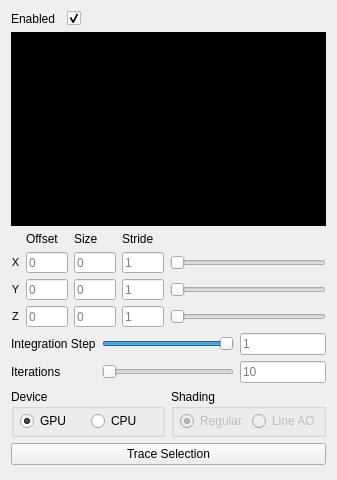
<?xml version="1.0" encoding="UTF-8"?>
<ui version="4.0">
 <class>tractography_toolbox</class>
 <widget class="QWidget" name="tractography_toolbox">
  <property name="geometry">
   <rect>
    <x>0</x>
    <y>0</y>
    <width>337</width>
    <height>480</height>
   </rect>
  </property>
  <property name="windowTitle">
   <string>Tractography Toolbox</string>
  </property>
  <layout class="QGridLayout" name="gridLayout">
   <item row="0" column="0">
    <widget class="QLabel" name="label_enabled">
     <property name="text">
      <string>Enabled</string>
     </property>
    </widget>
   </item>
   <item row="0" column="1">
    <widget class="QCheckBox" name="checkbox_enabled">
     <property name="sizePolicy">
      <sizepolicy hsizetype="Preferred" vsizetype="Preferred">
       <horstretch>0</horstretch>
       <verstretch>0</verstretch>
      </sizepolicy>
     </property>
     <property name="layoutDirection">
      <enum>Qt::LeftToRight</enum>
     </property>
     <property name="text">
      <string/>
     </property>
     <property name="checked">
      <bool>true</bool>
     </property>
    </widget>
   </item>
   <item row="1" column="0" colspan="5">
    <widget class="QxtLetterBoxWidget" name="letterbox">
     <property name="sizePolicy">
      <sizepolicy hsizetype="Expanding" vsizetype="Expanding">
       <horstretch>0</horstretch>
       <verstretch>4</verstretch>
      </sizepolicy>
     </property>
     <layout class="QGridLayout" name="gridLayout_2">
      <property name="leftMargin">
       <number>0</number>
      </property>
      <property name="topMargin">
       <number>0</number>
      </property>
      <property name="rightMargin">
       <number>0</number>
      </property>
      <property name="bottomMargin">
       <number>0</number>
      </property>
      <property name="spacing">
       <number>0</number>
      </property>
      <item row="1" column="0">
       <widget class="pli::roi_selector" name="image">
        <property name="sizePolicy">
         <sizepolicy hsizetype="Ignored" vsizetype="Ignored">
          <horstretch>0</horstretch>
          <verstretch>0</verstretch>
         </sizepolicy>
        </property>
        <property name="minimumSize">
         <size>
          <width>0</width>
          <height>0</height>
         </size>
        </property>
        <property name="palette">
         <palette>
          <active>
           <colorrole role="WindowText">
            <brush brushstyle="SolidPattern">
             <color alpha="255">
              <red>255</red>
              <green>255</green>
              <blue>255</blue>
             </color>
            </brush>
           </colorrole>
           <colorrole role="Button">
            <brush brushstyle="SolidPattern">
             <color alpha="255">
              <red>0</red>
              <green>0</green>
              <blue>0</blue>
             </color>
            </brush>
           </colorrole>
           <colorrole role="Light">
            <brush brushstyle="SolidPattern">
             <color alpha="255">
              <red>0</red>
              <green>0</green>
              <blue>0</blue>
             </color>
            </brush>
           </colorrole>
           <colorrole role="Midlight">
            <brush brushstyle="SolidPattern">
             <color alpha="255">
              <red>0</red>
              <green>0</green>
              <blue>0</blue>
             </color>
            </brush>
           </colorrole>
           <colorrole role="Dark">
            <brush brushstyle="SolidPattern">
             <color alpha="255">
              <red>0</red>
              <green>0</green>
              <blue>0</blue>
             </color>
            </brush>
           </colorrole>
           <colorrole role="Mid">
            <brush brushstyle="SolidPattern">
             <color alpha="255">
              <red>0</red>
              <green>0</green>
              <blue>0</blue>
             </color>
            </brush>
           </colorrole>
           <colorrole role="Text">
            <brush brushstyle="SolidPattern">
             <color alpha="255">
              <red>255</red>
              <green>255</green>
              <blue>255</blue>
             </color>
            </brush>
           </colorrole>
           <colorrole role="BrightText">
            <brush brushstyle="SolidPattern">
             <color alpha="255">
              <red>255</red>
              <green>255</green>
              <blue>255</blue>
             </color>
            </brush>
           </colorrole>
           <colorrole role="ButtonText">
            <brush brushstyle="SolidPattern">
             <color alpha="255">
              <red>255</red>
              <green>255</green>
              <blue>255</blue>
             </color>
            </brush>
           </colorrole>
           <colorrole role="Base">
            <brush brushstyle="SolidPattern">
             <color alpha="255">
              <red>0</red>
              <green>0</green>
              <blue>0</blue>
             </color>
            </brush>
           </colorrole>
           <colorrole role="Window">
            <brush brushstyle="SolidPattern">
             <color alpha="255">
              <red>0</red>
              <green>0</green>
              <blue>0</blue>
             </color>
            </brush>
           </colorrole>
           <colorrole role="Shadow">
            <brush brushstyle="SolidPattern">
             <color alpha="255">
              <red>0</red>
              <green>0</green>
              <blue>0</blue>
             </color>
            </brush>
           </colorrole>
           <colorrole role="AlternateBase">
            <brush brushstyle="SolidPattern">
             <color alpha="255">
              <red>0</red>
              <green>0</green>
              <blue>0</blue>
             </color>
            </brush>
           </colorrole>
           <colorrole role="ToolTipBase">
            <brush brushstyle="SolidPattern">
             <color alpha="255">
              <red>255</red>
              <green>255</green>
              <blue>220</blue>
             </color>
            </brush>
           </colorrole>
           <colorrole role="ToolTipText">
            <brush brushstyle="SolidPattern">
             <color alpha="255">
              <red>0</red>
              <green>0</green>
              <blue>0</blue>
             </color>
            </brush>
           </colorrole>
          </active>
          <inactive>
           <colorrole role="WindowText">
            <brush brushstyle="SolidPattern">
             <color alpha="255">
              <red>255</red>
              <green>255</green>
              <blue>255</blue>
             </color>
            </brush>
           </colorrole>
           <colorrole role="Button">
            <brush brushstyle="SolidPattern">
             <color alpha="255">
              <red>0</red>
              <green>0</green>
              <blue>0</blue>
             </color>
            </brush>
           </colorrole>
           <colorrole role="Light">
            <brush brushstyle="SolidPattern">
             <color alpha="255">
              <red>0</red>
              <green>0</green>
              <blue>0</blue>
             </color>
            </brush>
           </colorrole>
           <colorrole role="Midlight">
            <brush brushstyle="SolidPattern">
             <color alpha="255">
              <red>0</red>
              <green>0</green>
              <blue>0</blue>
             </color>
            </brush>
           </colorrole>
           <colorrole role="Dark">
            <brush brushstyle="SolidPattern">
             <color alpha="255">
              <red>0</red>
              <green>0</green>
              <blue>0</blue>
             </color>
            </brush>
           </colorrole>
           <colorrole role="Mid">
            <brush brushstyle="SolidPattern">
             <color alpha="255">
              <red>0</red>
              <green>0</green>
              <blue>0</blue>
             </color>
            </brush>
           </colorrole>
           <colorrole role="Text">
            <brush brushstyle="SolidPattern">
             <color alpha="255">
              <red>255</red>
              <green>255</green>
              <blue>255</blue>
             </color>
            </brush>
           </colorrole>
           <colorrole role="BrightText">
            <brush brushstyle="SolidPattern">
             <color alpha="255">
              <red>255</red>
              <green>255</green>
              <blue>255</blue>
             </color>
            </brush>
           </colorrole>
           <colorrole role="ButtonText">
            <brush brushstyle="SolidPattern">
             <color alpha="255">
              <red>255</red>
              <green>255</green>
              <blue>255</blue>
             </color>
            </brush>
           </colorrole>
           <colorrole role="Base">
            <brush brushstyle="SolidPattern">
             <color alpha="255">
              <red>0</red>
              <green>0</green>
              <blue>0</blue>
             </color>
            </brush>
           </colorrole>
           <colorrole role="Window">
            <brush brushstyle="SolidPattern">
             <color alpha="255">
              <red>0</red>
              <green>0</green>
              <blue>0</blue>
             </color>
            </brush>
           </colorrole>
           <colorrole role="Shadow">
            <brush brushstyle="SolidPattern">
             <color alpha="255">
              <red>0</red>
              <green>0</green>
              <blue>0</blue>
             </color>
            </brush>
           </colorrole>
           <colorrole role="AlternateBase">
            <brush brushstyle="SolidPattern">
             <color alpha="255">
              <red>0</red>
              <green>0</green>
              <blue>0</blue>
             </color>
            </brush>
           </colorrole>
           <colorrole role="ToolTipBase">
            <brush brushstyle="SolidPattern">
             <color alpha="255">
              <red>255</red>
              <green>255</green>
              <blue>220</blue>
             </color>
            </brush>
           </colorrole>
           <colorrole role="ToolTipText">
            <brush brushstyle="SolidPattern">
             <color alpha="255">
              <red>0</red>
              <green>0</green>
              <blue>0</blue>
             </color>
            </brush>
           </colorrole>
          </inactive>
          <disabled>
           <colorrole role="WindowText">
            <brush brushstyle="SolidPattern">
             <color alpha="255">
              <red>0</red>
              <green>0</green>
              <blue>0</blue>
             </color>
            </brush>
           </colorrole>
           <colorrole role="Button">
            <brush brushstyle="SolidPattern">
             <color alpha="255">
              <red>0</red>
              <green>0</green>
              <blue>0</blue>
             </color>
            </brush>
           </colorrole>
           <colorrole role="Light">
            <brush brushstyle="SolidPattern">
             <color alpha="255">
              <red>0</red>
              <green>0</green>
              <blue>0</blue>
             </color>
            </brush>
           </colorrole>
           <colorrole role="Midlight">
            <brush brushstyle="SolidPattern">
             <color alpha="255">
              <red>0</red>
              <green>0</green>
              <blue>0</blue>
             </color>
            </brush>
           </colorrole>
           <colorrole role="Dark">
            <brush brushstyle="SolidPattern">
             <color alpha="255">
              <red>0</red>
              <green>0</green>
              <blue>0</blue>
             </color>
            </brush>
           </colorrole>
           <colorrole role="Mid">
            <brush brushstyle="SolidPattern">
             <color alpha="255">
              <red>0</red>
              <green>0</green>
              <blue>0</blue>
             </color>
            </brush>
           </colorrole>
           <colorrole role="Text">
            <brush brushstyle="SolidPattern">
             <color alpha="255">
              <red>0</red>
              <green>0</green>
              <blue>0</blue>
             </color>
            </brush>
           </colorrole>
           <colorrole role="BrightText">
            <brush brushstyle="SolidPattern">
             <color alpha="255">
              <red>255</red>
              <green>255</green>
              <blue>255</blue>
             </color>
            </brush>
           </colorrole>
           <colorrole role="ButtonText">
            <brush brushstyle="SolidPattern">
             <color alpha="255">
              <red>0</red>
              <green>0</green>
              <blue>0</blue>
             </color>
            </brush>
           </colorrole>
           <colorrole role="Base">
            <brush brushstyle="SolidPattern">
             <color alpha="255">
              <red>0</red>
              <green>0</green>
              <blue>0</blue>
             </color>
            </brush>
           </colorrole>
           <colorrole role="Window">
            <brush brushstyle="SolidPattern">
             <color alpha="255">
              <red>0</red>
              <green>0</green>
              <blue>0</blue>
             </color>
            </brush>
           </colorrole>
           <colorrole role="Shadow">
            <brush brushstyle="SolidPattern">
             <color alpha="255">
              <red>0</red>
              <green>0</green>
              <blue>0</blue>
             </color>
            </brush>
           </colorrole>
           <colorrole role="AlternateBase">
            <brush brushstyle="SolidPattern">
             <color alpha="255">
              <red>0</red>
              <green>0</green>
              <blue>0</blue>
             </color>
            </brush>
           </colorrole>
           <colorrole role="ToolTipBase">
            <brush brushstyle="SolidPattern">
             <color alpha="255">
              <red>255</red>
              <green>255</green>
              <blue>220</blue>
             </color>
            </brush>
           </colorrole>
           <colorrole role="ToolTipText">
            <brush brushstyle="SolidPattern">
             <color alpha="255">
              <red>0</red>
              <green>0</green>
              <blue>0</blue>
             </color>
            </brush>
           </colorrole>
          </disabled>
         </palette>
        </property>
        <property name="autoFillBackground">
         <bool>true</bool>
        </property>
        <property name="text">
         <string/>
        </property>
        <property name="scaledContents">
         <bool>true</bool>
        </property>
       </widget>
      </item>
     </layout>
    </widget>
   </item>
   <item row="2" column="0" colspan="5">
    <layout class="QGridLayout" name="gridLayout_4">
     <item row="0" column="1">
      <widget class="QLabel" name="label_offset">
       <property name="sizePolicy">
        <sizepolicy hsizetype="Minimum" vsizetype="Minimum">
         <horstretch>0</horstretch>
         <verstretch>0</verstretch>
        </sizepolicy>
       </property>
       <property name="font">
        <font>
         <weight>50</weight>
         <bold>false</bold>
        </font>
       </property>
       <property name="text">
        <string>Offset</string>
       </property>
      </widget>
     </item>
     <item row="0" column="2">
      <widget class="QLabel" name="label_size">
       <property name="sizePolicy">
        <sizepolicy hsizetype="Minimum" vsizetype="Minimum">
         <horstretch>0</horstretch>
         <verstretch>0</verstretch>
        </sizepolicy>
       </property>
       <property name="font">
        <font>
         <weight>50</weight>
         <bold>false</bold>
        </font>
       </property>
       <property name="text">
        <string>Size</string>
       </property>
      </widget>
     </item>
     <item row="0" column="3">
      <widget class="QLabel" name="label_stride">
       <property name="sizePolicy">
        <sizepolicy hsizetype="Minimum" vsizetype="Minimum">
         <horstretch>0</horstretch>
         <verstretch>0</verstretch>
        </sizepolicy>
       </property>
       <property name="font">
        <font>
         <weight>50</weight>
         <bold>false</bold>
        </font>
       </property>
       <property name="text">
        <string>Stride</string>
       </property>
      </widget>
     </item>
     <item row="1" column="0">
      <widget class="QLabel" name="label_x">
       <property name="sizePolicy">
        <sizepolicy hsizetype="Minimum" vsizetype="Minimum">
         <horstretch>0</horstretch>
         <verstretch>0</verstretch>
        </sizepolicy>
       </property>
       <property name="font">
        <font>
         <pointsize>8</pointsize>
         <weight>50</weight>
         <bold>false</bold>
        </font>
       </property>
       <property name="text">
        <string>X</string>
       </property>
       <property name="alignment">
        <set>Qt::AlignCenter</set>
       </property>
      </widget>
     </item>
     <item row="1" column="1">
      <widget class="QLineEdit" name="line_edit_offset_x">
       <property name="sizePolicy">
        <sizepolicy hsizetype="Fixed" vsizetype="Fixed">
         <horstretch>0</horstretch>
         <verstretch>0</verstretch>
        </sizepolicy>
       </property>
       <property name="minimumSize">
        <size>
         <width>42</width>
         <height>21</height>
        </size>
       </property>
       <property name="maximumSize">
        <size>
         <width>42</width>
         <height>21</height>
        </size>
       </property>
       <property name="toolTip">
        <string>Offset</string>
       </property>
       <property name="text">
        <string/>
       </property>
       <property name="alignment">
        <set>Qt::AlignLeading|Qt::AlignLeft|Qt::AlignVCenter</set>
       </property>
       <property name="placeholderText">
        <string>0</string>
       </property>
      </widget>
     </item>
     <item row="1" column="2">
      <widget class="QLineEdit" name="line_edit_size_x">
       <property name="sizePolicy">
        <sizepolicy hsizetype="Fixed" vsizetype="Fixed">
         <horstretch>0</horstretch>
         <verstretch>0</verstretch>
        </sizepolicy>
       </property>
       <property name="minimumSize">
        <size>
         <width>42</width>
         <height>21</height>
        </size>
       </property>
       <property name="maximumSize">
        <size>
         <width>42</width>
         <height>21</height>
        </size>
       </property>
       <property name="toolTip">
        <string>Size</string>
       </property>
       <property name="text">
        <string/>
       </property>
       <property name="alignment">
        <set>Qt::AlignLeading|Qt::AlignLeft|Qt::AlignVCenter</set>
       </property>
       <property name="placeholderText">
        <string>0</string>
       </property>
      </widget>
     </item>
     <item row="1" column="3">
      <widget class="QLineEdit" name="line_edit_stride_x">
       <property name="sizePolicy">
        <sizepolicy hsizetype="Fixed" vsizetype="Fixed">
         <horstretch>0</horstretch>
         <verstretch>0</verstretch>
        </sizepolicy>
       </property>
       <property name="minimumSize">
        <size>
         <width>42</width>
         <height>21</height>
        </size>
       </property>
       <property name="maximumSize">
        <size>
         <width>42</width>
         <height>21</height>
        </size>
       </property>
       <property name="toolTip">
        <string>Size</string>
       </property>
       <property name="text">
        <string/>
       </property>
       <property name="alignment">
        <set>Qt::AlignLeading|Qt::AlignLeft|Qt::AlignVCenter</set>
       </property>
       <property name="placeholderText">
        <string>1</string>
       </property>
      </widget>
     </item>
     <item row="1" column="4">
      <widget class="QxtSpanSlider" name="slider_x">
       <property name="sizePolicy">
        <sizepolicy hsizetype="Preferred" vsizetype="Fixed">
         <horstretch>1</horstretch>
         <verstretch>0</verstretch>
        </sizepolicy>
       </property>
       <property name="minimumSize">
        <size>
         <width>0</width>
         <height>0</height>
        </size>
       </property>
       <property name="maximum">
        <number>0</number>
       </property>
       <property name="value">
        <number>0</number>
       </property>
       <property name="orientation">
        <enum>Qt::Horizontal</enum>
       </property>
      </widget>
     </item>
     <item row="2" column="0">
      <widget class="QLabel" name="label_y">
       <property name="sizePolicy">
        <sizepolicy hsizetype="Minimum" vsizetype="Minimum">
         <horstretch>0</horstretch>
         <verstretch>0</verstretch>
        </sizepolicy>
       </property>
       <property name="font">
        <font>
         <pointsize>8</pointsize>
         <weight>50</weight>
         <bold>false</bold>
        </font>
       </property>
       <property name="text">
        <string>Y</string>
       </property>
       <property name="alignment">
        <set>Qt::AlignCenter</set>
       </property>
      </widget>
     </item>
     <item row="2" column="1">
      <widget class="QLineEdit" name="line_edit_offset_y">
       <property name="sizePolicy">
        <sizepolicy hsizetype="Fixed" vsizetype="Fixed">
         <horstretch>0</horstretch>
         <verstretch>0</verstretch>
        </sizepolicy>
       </property>
       <property name="minimumSize">
        <size>
         <width>42</width>
         <height>21</height>
        </size>
       </property>
       <property name="maximumSize">
        <size>
         <width>42</width>
         <height>21</height>
        </size>
       </property>
       <property name="toolTip">
        <string>Offset</string>
       </property>
       <property name="text">
        <string/>
       </property>
       <property name="alignment">
        <set>Qt::AlignLeading|Qt::AlignLeft|Qt::AlignVCenter</set>
       </property>
       <property name="placeholderText">
        <string>0</string>
       </property>
      </widget>
     </item>
     <item row="2" column="2">
      <widget class="QLineEdit" name="line_edit_size_y">
       <property name="sizePolicy">
        <sizepolicy hsizetype="Fixed" vsizetype="Fixed">
         <horstretch>0</horstretch>
         <verstretch>0</verstretch>
        </sizepolicy>
       </property>
       <property name="minimumSize">
        <size>
         <width>42</width>
         <height>21</height>
        </size>
       </property>
       <property name="maximumSize">
        <size>
         <width>42</width>
         <height>21</height>
        </size>
       </property>
       <property name="toolTip">
        <string>Size</string>
       </property>
       <property name="text">
        <string/>
       </property>
       <property name="alignment">
        <set>Qt::AlignLeading|Qt::AlignLeft|Qt::AlignVCenter</set>
       </property>
       <property name="placeholderText">
        <string>0</string>
       </property>
      </widget>
     </item>
     <item row="2" column="3">
      <widget class="QLineEdit" name="line_edit_stride_y">
       <property name="sizePolicy">
        <sizepolicy hsizetype="Fixed" vsizetype="Fixed">
         <horstretch>0</horstretch>
         <verstretch>0</verstretch>
        </sizepolicy>
       </property>
       <property name="minimumSize">
        <size>
         <width>42</width>
         <height>21</height>
        </size>
       </property>
       <property name="maximumSize">
        <size>
         <width>42</width>
         <height>21</height>
        </size>
       </property>
       <property name="toolTip">
        <string>Size</string>
       </property>
       <property name="text">
        <string/>
       </property>
       <property name="alignment">
        <set>Qt::AlignLeading|Qt::AlignLeft|Qt::AlignVCenter</set>
       </property>
       <property name="placeholderText">
        <string>1</string>
       </property>
      </widget>
     </item>
     <item row="2" column="4">
      <widget class="QxtSpanSlider" name="slider_y">
       <property name="sizePolicy">
        <sizepolicy hsizetype="Preferred" vsizetype="Fixed">
         <horstretch>1</horstretch>
         <verstretch>0</verstretch>
        </sizepolicy>
       </property>
       <property name="minimumSize">
        <size>
         <width>0</width>
         <height>0</height>
        </size>
       </property>
       <property name="maximum">
        <number>0</number>
       </property>
       <property name="value">
        <number>0</number>
       </property>
       <property name="orientation">
        <enum>Qt::Horizontal</enum>
       </property>
      </widget>
     </item>
     <item row="3" column="0">
      <widget class="QLabel" name="label_z">
       <property name="sizePolicy">
        <sizepolicy hsizetype="Minimum" vsizetype="Minimum">
         <horstretch>0</horstretch>
         <verstretch>0</verstretch>
        </sizepolicy>
       </property>
       <property name="font">
        <font>
         <pointsize>8</pointsize>
         <weight>50</weight>
         <bold>false</bold>
        </font>
       </property>
       <property name="text">
        <string>Z</string>
       </property>
       <property name="alignment">
        <set>Qt::AlignCenter</set>
       </property>
      </widget>
     </item>
     <item row="3" column="1">
      <widget class="QLineEdit" name="line_edit_offset_z">
       <property name="sizePolicy">
        <sizepolicy hsizetype="Fixed" vsizetype="Fixed">
         <horstretch>0</horstretch>
         <verstretch>0</verstretch>
        </sizepolicy>
       </property>
       <property name="minimumSize">
        <size>
         <width>42</width>
         <height>21</height>
        </size>
       </property>
       <property name="maximumSize">
        <size>
         <width>42</width>
         <height>21</height>
        </size>
       </property>
       <property name="toolTip">
        <string>Offset</string>
       </property>
       <property name="text">
        <string/>
       </property>
       <property name="alignment">
        <set>Qt::AlignLeading|Qt::AlignLeft|Qt::AlignVCenter</set>
       </property>
       <property name="placeholderText">
        <string>0</string>
       </property>
      </widget>
     </item>
     <item row="3" column="2">
      <widget class="QLineEdit" name="line_edit_size_z">
       <property name="sizePolicy">
        <sizepolicy hsizetype="Fixed" vsizetype="Fixed">
         <horstretch>0</horstretch>
         <verstretch>0</verstretch>
        </sizepolicy>
       </property>
       <property name="minimumSize">
        <size>
         <width>42</width>
         <height>21</height>
        </size>
       </property>
       <property name="maximumSize">
        <size>
         <width>42</width>
         <height>21</height>
        </size>
       </property>
       <property name="toolTip">
        <string>Size</string>
       </property>
       <property name="text">
        <string/>
       </property>
       <property name="alignment">
        <set>Qt::AlignLeading|Qt::AlignLeft|Qt::AlignVCenter</set>
       </property>
       <property name="placeholderText">
        <string>0</string>
       </property>
      </widget>
     </item>
     <item row="3" column="3">
      <widget class="QLineEdit" name="line_edit_stride_z">
       <property name="sizePolicy">
        <sizepolicy hsizetype="Fixed" vsizetype="Fixed">
         <horstretch>0</horstretch>
         <verstretch>0</verstretch>
        </sizepolicy>
       </property>
       <property name="minimumSize">
        <size>
         <width>42</width>
         <height>21</height>
        </size>
       </property>
       <property name="maximumSize">
        <size>
         <width>42</width>
         <height>21</height>
        </size>
       </property>
       <property name="toolTip">
        <string>Size</string>
       </property>
       <property name="text">
        <string/>
       </property>
       <property name="alignment">
        <set>Qt::AlignLeading|Qt::AlignLeft|Qt::AlignVCenter</set>
       </property>
       <property name="placeholderText">
        <string>1</string>
       </property>
      </widget>
     </item>
     <item row="3" column="4">
      <widget class="QxtSpanSlider" name="slider_z">
       <property name="sizePolicy">
        <sizepolicy hsizetype="Preferred" vsizetype="Fixed">
         <horstretch>1</horstretch>
         <verstretch>0</verstretch>
        </sizepolicy>
       </property>
       <property name="minimumSize">
        <size>
         <width>0</width>
         <height>0</height>
        </size>
       </property>
       <property name="maximum">
        <number>0</number>
       </property>
       <property name="value">
        <number>0</number>
       </property>
       <property name="orientation">
        <enum>Qt::Horizontal</enum>
       </property>
      </widget>
     </item>
    </layout>
   </item>
   <item row="3" column="0" colspan="2">
    <widget class="QLabel" name="label_integration_step">
     <property name="text">
      <string>Integration Step</string>
     </property>
    </widget>
   </item>
   <item row="3" column="2" colspan="2">
    <widget class="QSlider" name="slider_integration_step">
     <property name="sizePolicy">
      <sizepolicy hsizetype="Preferred" vsizetype="Preferred">
       <horstretch>4</horstretch>
       <verstretch>0</verstretch>
      </sizepolicy>
     </property>
     <property name="minimumSize">
      <size>
       <width>0</width>
       <height>0</height>
      </size>
     </property>
     <property name="minimum">
      <number>1</number>
     </property>
     <property name="maximum">
      <number>10000</number>
     </property>
     <property name="value">
      <number>10000</number>
     </property>
     <property name="orientation">
      <enum>Qt::Horizontal</enum>
     </property>
    </widget>
   </item>
   <item row="3" column="4">
    <widget class="QLineEdit" name="line_edit_integration_step">
     <property name="sizePolicy">
      <sizepolicy hsizetype="Preferred" vsizetype="Preferred">
       <horstretch>1</horstretch>
       <verstretch>0</verstretch>
      </sizepolicy>
     </property>
     <property name="placeholderText">
      <string>1</string>
     </property>
    </widget>
   </item>
   <item row="4" column="0">
    <widget class="QLabel" name="label_iterations">
     <property name="text">
      <string>Iterations</string>
     </property>
    </widget>
   </item>
   <item row="4" column="2" colspan="2">
    <widget class="QSlider" name="slider_iterations">
     <property name="sizePolicy">
      <sizepolicy hsizetype="Preferred" vsizetype="Preferred">
       <horstretch>4</horstretch>
       <verstretch>0</verstretch>
      </sizepolicy>
     </property>
     <property name="minimumSize">
      <size>
       <width>0</width>
       <height>0</height>
      </size>
     </property>
     <property name="minimum">
      <number>1</number>
     </property>
     <property name="maximum">
      <number>10000</number>
     </property>
     <property name="value">
      <number>10</number>
     </property>
     <property name="orientation">
      <enum>Qt::Horizontal</enum>
     </property>
    </widget>
   </item>
   <item row="4" column="4">
    <widget class="QLineEdit" name="line_edit_iterations">
     <property name="sizePolicy">
      <sizepolicy hsizetype="Preferred" vsizetype="Preferred">
       <horstretch>1</horstretch>
       <verstretch>0</verstretch>
      </sizepolicy>
     </property>
     <property name="placeholderText">
      <string>10</string>
     </property>
    </widget>
   </item>
   <item row="5" column="3" colspan="2">
    <widget class="QGroupBox" name="groupBox_2">
     <property name="sizePolicy">
      <sizepolicy hsizetype="Preferred" vsizetype="Minimum">
       <horstretch>0</horstretch>
       <verstretch>1</verstretch>
      </sizepolicy>
     </property>
     <property name="title">
      <string>Shading</string>
     </property>
     <layout class="QHBoxLayout" name="horizontalLayout_3">
      <property name="spacing">
       <number>0</number>
      </property>
      <property name="leftMargin">
       <number>6</number>
      </property>
      <property name="topMargin">
       <number>0</number>
      </property>
      <property name="rightMargin">
       <number>0</number>
      </property>
      <property name="bottomMargin">
       <number>0</number>
      </property>
      <item>
       <widget class="QRadioButton" name="radio_button_regular">
        <property name="enabled">
         <bool>false</bool>
        </property>
        <property name="text">
         <string>Regular</string>
        </property>
        <property name="checked">
         <bool>true</bool>
        </property>
       </widget>
      </item>
      <item>
       <widget class="QRadioButton" name="radio_button_lineao">
        <property name="enabled">
         <bool>false</bool>
        </property>
        <property name="text">
         <string>Line AO</string>
        </property>
        <property name="checked">
         <bool>false</bool>
        </property>
       </widget>
      </item>
     </layout>
    </widget>
   </item>
   <item row="6" column="0" colspan="5">
    <widget class="QPushButton" name="button_trace_selection">
     <property name="enabled">
      <bool>true</bool>
     </property>
     <property name="sizePolicy">
      <sizepolicy hsizetype="Expanding" vsizetype="Fixed">
       <horstretch>0</horstretch>
       <verstretch>0</verstretch>
      </sizepolicy>
     </property>
     <property name="text">
      <string>Trace Selection</string>
     </property>
    </widget>
   </item>
   <item row="7" column="0">
    <spacer name="spacer_vertical">
     <property name="orientation">
      <enum>Qt::Vertical</enum>
     </property>
     <property name="sizeHint" stdset="0">
      <size>
       <width>20</width>
       <height>4</height>
      </size>
     </property>
    </spacer>
   </item>
   <item row="5" column="0" colspan="3">
    <widget class="QGroupBox" name="groupBox">
     <property name="sizePolicy">
      <sizepolicy hsizetype="Preferred" vsizetype="Minimum">
       <horstretch>0</horstretch>
       <verstretch>1</verstretch>
      </sizepolicy>
     </property>
     <property name="title">
      <string>Device</string>
     </property>
     <layout class="QHBoxLayout" name="horizontalLayout_2">
      <property name="spacing">
       <number>0</number>
      </property>
      <property name="leftMargin">
       <number>6</number>
      </property>
      <property name="topMargin">
       <number>0</number>
      </property>
      <property name="rightMargin">
       <number>0</number>
      </property>
      <property name="bottomMargin">
       <number>0</number>
      </property>
      <item>
       <widget class="QRadioButton" name="radio_button_gpu">
        <property name="text">
         <string>GPU</string>
        </property>
        <property name="checked">
         <bool>true</bool>
        </property>
       </widget>
      </item>
      <item>
       <widget class="QRadioButton" name="radio_button_cpu">
        <property name="text">
         <string>CPU</string>
        </property>
       </widget>
      </item>
     </layout>
    </widget>
   </item>
  </layout>
 </widget>
 <customwidgets>
  <customwidget>
   <class>QxtSpanSlider</class>
   <extends>QSlider</extends>
   <header location="global">pli_vis/third_party/qxt/QxtSpanSlider.h</header>
  </customwidget>
  <customwidget>
   <class>QxtLetterBoxWidget</class>
   <extends>QFrame</extends>
   <header location="global">pli_vis/third_party/qxt/QxtLetterBoxWidget.h</header>
   <container>1</container>
  </customwidget>
  <customwidget>
   <class>pli::roi_selector</class>
   <extends>QLabel</extends>
   <header location="global">pli_vis/ui/widgets/roi_selector.hpp</header>
  </customwidget>
 </customwidgets>
 <tabstops>
  <tabstop>checkbox_enabled</tabstop>
  <tabstop>line_edit_offset_x</tabstop>
  <tabstop>line_edit_offset_y</tabstop>
  <tabstop>line_edit_offset_z</tabstop>
  <tabstop>line_edit_size_x</tabstop>
  <tabstop>line_edit_size_y</tabstop>
  <tabstop>line_edit_size_z</tabstop>
  <tabstop>line_edit_stride_x</tabstop>
  <tabstop>line_edit_stride_y</tabstop>
  <tabstop>line_edit_stride_z</tabstop>
  <tabstop>slider_x</tabstop>
  <tabstop>slider_y</tabstop>
  <tabstop>slider_z</tabstop>
  <tabstop>slider_integration_step</tabstop>
  <tabstop>line_edit_integration_step</tabstop>
  <tabstop>slider_iterations</tabstop>
  <tabstop>line_edit_iterations</tabstop>
  <tabstop>button_trace_selection</tabstop>
 </tabstops>
 <resources/>
 <connections/>
</ui>
